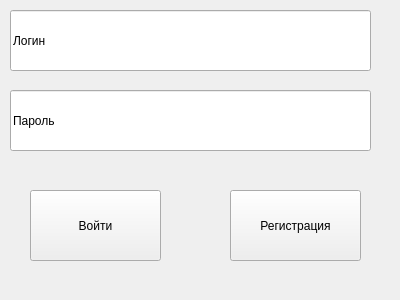
<?xml version="1.0" encoding="UTF-8"?>
<ui version="4.0">
 <class>Form</class>
 <widget class="QWidget" name="Form">
  <property name="geometry">
   <rect>
    <x>0</x>
    <y>0</y>
    <width>400</width>
    <height>300</height>
   </rect>
  </property>
  <property name="windowTitle">
   <string>Form</string>
  </property>
  <widget class="QLineEdit" name="lineEdit">
   <property name="geometry">
    <rect>
     <x>10</x>
     <y>10</y>
     <width>361</width>
     <height>61</height>
    </rect>
   </property>
   <property name="text">
    <string>Логин</string>
   </property>
  </widget>
  <widget class="QLineEdit" name="lineEdit_2">
   <property name="geometry">
    <rect>
     <x>10</x>
     <y>90</y>
     <width>361</width>
     <height>61</height>
    </rect>
   </property>
   <property name="text">
    <string>Пароль</string>
   </property>
  </widget>
  <widget class="QPushButton" name="pushButton">
   <property name="geometry">
    <rect>
     <x>30</x>
     <y>190</y>
     <width>131</width>
     <height>71</height>
    </rect>
   </property>
   <property name="text">
    <string>Войти</string>
   </property>
  </widget>
  <widget class="QPushButton" name="pushButton_2">
   <property name="geometry">
    <rect>
     <x>230</x>
     <y>190</y>
     <width>131</width>
     <height>71</height>
    </rect>
   </property>
   <property name="text">
    <string>Регистрация</string>
   </property>
  </widget>
 </widget>
 <resources/>
 <connections/>
</ui>
